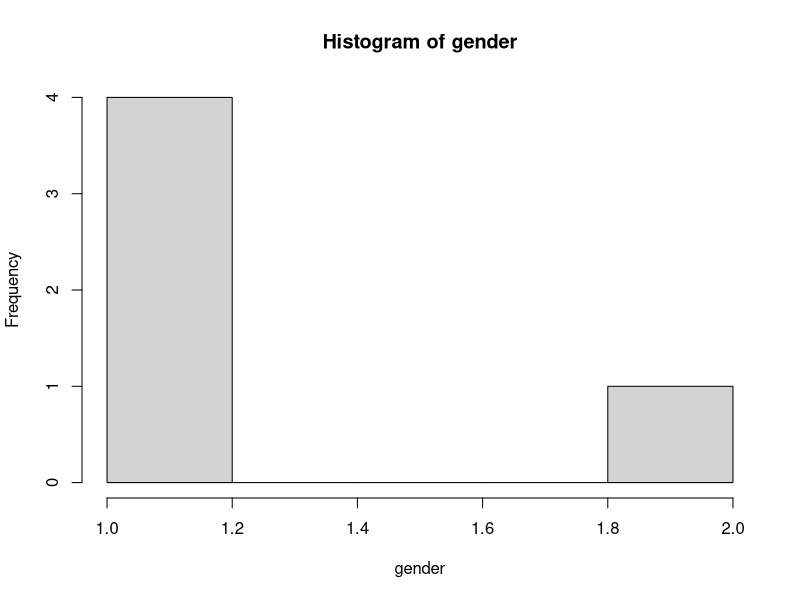

Recreate this plot in R.
#install packages ## ** block -> ctrl+enter
install.packages("stringr") 
#string data / str_length(), str_sub()
install.packages("KoNLP") #Korean
install.packages(("doBy")) 
#data / summaryBy(), orderBy(), sampleBy()
install.packages(("sqldf"))
install.packages("plyr")
#data / adply(), ddply(), mdply() /merge, add, deduct
install.packages("reshape2")
#data / melt(), cast()


# =======================================================
# 01. 다음과 같은 벡터 객체를 생성하시오.
# =======================================================

#조건1. Vec1 벡터 변수를 만들고, "R" 문자가 5회 반복되도록 하시오.
vec1<-rep("R", 5)

#조건2. Vec2 벡터 변수에 1~10까지 3 간격으로 연속된 정수를 만드시오
vec2 <- seq(1, 10, by=3)

#조건3. Vec3에는 1~10까지 3 간격으로 연속된 정수가 3회 반복되도록 만드시오.
vec3 <- rep(vec2, 3)

#조건4. Vec4에는 Vec2 ~ Vec3가 모두 포함되는 벡터를 만드시오
vec4 <- append(vec2, vec3)

#조건5. 25 ~ -15까지 5 간격으로 벡터 생성 (seq 사용)
vec5 <- seq(25,-15, by=-5)
vec5
#조건6. Vec4에서 홀수번째 값들만 선택하여 Vec5에 할당하시오
vec6 <- vec5[seq(1, length(vec5), by=2)]
vec6

# =======================================================
# 02. 다음과 같은 벡터를 칼럼으로 갖는 데이터프레임을 생성하시오
# =======================================================

# 다음---------------------------------------------------
name	<- c('최민수', '유관수', '이순신', '김유신', '홍길동')
age		<- c(55, 45, 45, 53, 15)
gender	<- c(1, 2, 1, 1, 1)
job		<- c('연예인', '주부', '군인', '직장인', '학생')
sat		<- c(3, 4, 2, 5, 5)
grade	<- c('C', 'C', 'A', 'D', 'A')
total	<- c(44.4, 28.5, 43.5, NA, 27.1)

#조건1. 위 7개의 벡터를 칼럼으로 갖는 user 데이터 프레임 생성
user <- data.frame(name, age, gender, job, sat, grade, total)
user

#조건2. gender 변수를 이용하여 히스토그램 그리기
hist(gender)


#조건3. user에서 짝수행만 선택해서 user2에 넣기
user2 <- user[seq(1, nrow(user), by=2)]
user2

# =======================================================
# 03. Data를 대상으로 apply()를 적용하여 행/열 방향으로 조건에 맞게 통계량을 구하시오.
# =======================================================
# 다음---------------------------------------------------
kor	<- c(90, 85, 90)
eng	<- c(70, 85, 75)
mat	<- c(86, 92, 88)

#조건1. 3개의 과목점수를 이용하여 데이터프레임(Data)를 생성한다.
score <- data.frame(kor, eng, mat)
score

#조건2. 행/열 방향으로 max()함수를 적용하여 최댓값 구하기
score$max <- apply(score, 1, max)
apply(score, 2, max)


#조건3. 행/열 방향으로 mean()함수를 적용하여 평균 구하기(소숫점 2자리 표현)
score$mean <- apply(score, 1, mean)
apply(score, 2, mean)

#조건4. 행 단위 분산과 표준편차 구하기
apply(score, 2, sd)
apply(score, 2, var)

# =======================================================
# 04. 다음의 Data2 객체를 대상으로 정규표현식을 적용하여 문자열을 처리하시오.
# =======================================================
# 다음---------------------------------------------------
Data2 <- c('2017-02-05 수입3000원', '2017-02-06 수입4500원', '2017-02-07 수입2500원')
library(stringr) 
# lib stringR

#조건1. 일자별 수입을 다음과 같이 출력하시오. #str_extract_all
str_extract_all(Data2, '[0-9]+원')
Data2

#조건2. 위 벡터에서 연속하여 2개 이상 나오는 모든 숫자를 제거하시오
str_replace_all(Data2, "[0-9][0-9]", " ")

#조건3. 위 벡터에서 -를 /로 치환하시오 #str_replace_all
str_replace_all(Data2, "-", "/")

#조건4. 모든 원소를 쉼표(,)에 의해서 하나의 문자열로 합치시오 #paste
edit <- str_replace_all(Data2, " ", "")
paste(edit, collapse = "")
